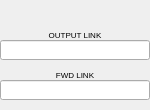
<?xml version="1.0" ?>
<ui version="4.0">
  <class>Dialog</class>
  <widget class="PyDMFrame" name="screen">
    <property name="geometry">
      <rect>
        <x>411</x>
        <y>434</y>
        <width>150</width>
        <height>110</height>
      </rect>
    </property>
    <property name="minimumSize">
      <size>
        <width>150</width>
        <height>110</height>
      </size>
    </property>
    <property name="styleSheet">
      <string notr="true">PyDMFrame#screen {
  color: rgb(0, 0, 0);
  background-color: rgb(187, 187, 187);
  }</string>
    </property>
    <property name="windowTitle">
      <string>xxBusyRecord</string>
    </property>
    <layout class="QGridLayout" name="gridLayout" columnstretch="150" rowstretch="20,10,10,20,10,30,10">
      <property name="leftMargin">
        <number>0</number>
      </property>
      <property name="topMargin">
        <number>0</number>
      </property>
      <property name="rightMargin">
        <number>0</number>
      </property>
      <property name="bottomMargin">
        <number>0</number>
      </property>
      <property name="horizontalSpacing">
        <number>0</number>
      </property>
      <property name="verticalSpacing">
        <number>0</number>
      </property>
      <item row="0" column="0">
        <widget class="PyDMEnumButton" name="choice_button">
          <property name="geometry">
            <rect>
              <x>0</x>
              <y>0</y>
              <width>150</width>
              <height>20</height>
            </rect>
          </property>
          <property name="sizePolicy">
            <sizepolicy hsizetype="Ignored" vsizetype="Ignored">
              <horstretch>0</horstretch>
              <verstretch>0</verstretch>
            </sizepolicy>
          </property>
          <property name="toolTip">
            <string>${P}${R}</string>
          </property>
          <property name="channel" stdset="0">
            <string>ca://${P}${R}</string>
          </property>
          <property name="font">
            <font>
              <pointsize>12</pointsize>
            </font>
          </property>
          <property name="orientation" stdset="0">
            <number>1</number>
          </property>
          <property name="horizontalSpacing" stdset="0">
            <number>0</number>
          </property>
          <property name="verticalSpacing" stdset="0">
            <number>0</number>
          </property>
          <property name="marginTop" stdset="0">
            <number>0</number>
          </property>
          <property name="marginBottom" stdset="0">
            <number>0</number>
          </property>
          <property name="marginLeft" stdset="0">
            <number>0</number>
          </property>
          <property name="marginRight" stdset="0">
            <number>0</number>
          </property>
          <property name="styleSheet">
            <string notr="true">PyDMEnumButton#choice_button {
  color: rgb(0, 0, 0);
  background-color: rgb(115, 223, 255);
  margin: 0px;
  padding: 0px;
  min-width: 0px;
  min-height: 0px;
  }
QPushButton {
  color: rgb(0, 0, 0);
  background-color: rgb(115, 223, 255);
  margin: 0px;
  padding: 0px;
  min-width: 0px;
  min-height: 0px;
  }</string>
          </property>
        </widget>
      </item>
      <item row="3" column="0">
        <widget class="PyDMLineEdit" name="text_entry">
          <property name="geometry">
            <rect>
              <x>0</x>
              <y>40</y>
              <width>150</width>
              <height>20</height>
            </rect>
          </property>
          <property name="sizePolicy">
            <sizepolicy hsizetype="Ignored" vsizetype="Ignored">
              <horstretch>0</horstretch>
              <verstretch>0</verstretch>
            </sizepolicy>
          </property>
          <property name="channel" stdset="0">
            <string>ca://${P}${R}.OUT</string>
          </property>
          <property name="toolTip">
            <string>${P}${R}.OUT</string>
          </property>
          <property name="displayFormat" stdset="0">
            <enum>PyDMLineEdit::String</enum>
          </property>
          <property name="font">
            <font>
              <pointsize>12</pointsize>
            </font>
          </property>
          <property name="styleSheet">
            <string notr="true">PyDMLineEdit#text_entry {
  color: rgb(0, 0, 0);
  background-color: rgb(164, 170, 255);
  border: 1px solid black;
  margin: 0px;
  padding: 0px;
  spacing: 0px;
  }</string>
          </property>
        </widget>
      </item>
      <item row="2" column="0">
        <widget class="QLabel" name="text">
          <property name="geometry">
            <rect>
              <x>0</x>
              <y>30</y>
              <width>150</width>
              <height>10</height>
            </rect>
          </property>
          <property name="sizePolicy">
            <sizepolicy hsizetype="Ignored" vsizetype="Ignored">
              <horstretch>0</horstretch>
              <verstretch>0</verstretch>
            </sizepolicy>
          </property>
          <property name="text">
            <string>OUTPUT LINK</string>
          </property>
          <property name="font">
            <font>
              <pointsize>6</pointsize>
            </font>
          </property>
          <property name="brush" stdset="0">
            <brush brushstyle="SolidPattern">
              <color alpha="255">
                <red>0</red>
                <green>0</green>
                <blue>0</blue>
              </color>
            </brush>
          </property>
          <property name="toolTip">
            <string>text</string>
          </property>
          <property name="alignment">
            <set>Qt::AlignCenter</set>
          </property>
          <property name="styleSheet">
            <string notr="true">QLabel#text {
  color: rgb(0, 0, 0);
  }</string>
          </property>
        </widget>
      </item>
      <item row="5" column="0">
        <widget class="PyDMFrame" name="composite">
          <property name="geometry">
            <rect>
              <x>0</x>
              <y>70</y>
              <width>150</width>
              <height>30</height>
            </rect>
          </property>
          <property name="sizePolicy">
            <sizepolicy hsizetype="Ignored" vsizetype="Ignored">
              <horstretch>0</horstretch>
              <verstretch>0</verstretch>
            </sizepolicy>
          </property>
          <layout class="QGridLayout" name="gridLayout_1" columnstretch="150" rowstretch="10,20">
            <property name="leftMargin">
              <number>0</number>
            </property>
            <property name="topMargin">
              <number>0</number>
            </property>
            <property name="rightMargin">
              <number>0</number>
            </property>
            <property name="bottomMargin">
              <number>0</number>
            </property>
            <property name="horizontalSpacing">
              <number>0</number>
            </property>
            <property name="verticalSpacing">
              <number>0</number>
            </property>
            <item row="1" column="0">
              <widget class="PyDMLineEdit" name="text_entry_1">
                <property name="geometry">
                  <rect>
                    <x>0</x>
                    <y>10</y>
                    <width>150</width>
                    <height>20</height>
                  </rect>
                </property>
                <property name="sizePolicy">
                  <sizepolicy hsizetype="Ignored" vsizetype="Ignored">
                    <horstretch>0</horstretch>
                    <verstretch>0</verstretch>
                  </sizepolicy>
                </property>
                <property name="channel" stdset="0">
                  <string>ca://${P}${R}.FLNK</string>
                </property>
                <property name="toolTip">
                  <string>${P}${R}.FLNK</string>
                </property>
                <property name="displayFormat" stdset="0">
                  <enum>PyDMLineEdit::String</enum>
                </property>
                <property name="font">
                  <font>
                    <pointsize>12</pointsize>
                  </font>
                </property>
                <property name="styleSheet">
                  <string notr="true">PyDMLineEdit#text_entry_1 {
  color: rgb(0, 0, 0);
  background-color: rgb(164, 170, 255);
  border: 1px solid black;
  margin: 0px;
  padding: 0px;
  spacing: 0px;
  }</string>
                </property>
              </widget>
            </item>
            <item row="0" column="0">
              <widget class="QLabel" name="text_1">
                <property name="geometry">
                  <rect>
                    <x>0</x>
                    <y>0</y>
                    <width>150</width>
                    <height>10</height>
                  </rect>
                </property>
                <property name="sizePolicy">
                  <sizepolicy hsizetype="Ignored" vsizetype="Ignored">
                    <horstretch>0</horstretch>
                    <verstretch>0</verstretch>
                  </sizepolicy>
                </property>
                <property name="text">
                  <string>FWD LINK</string>
                </property>
                <property name="font">
                  <font>
                    <pointsize>6</pointsize>
                  </font>
                </property>
                <property name="brush" stdset="0">
                  <brush brushstyle="SolidPattern">
                    <color alpha="255">
                      <red>0</red>
                      <green>0</green>
                      <blue>0</blue>
                    </color>
                  </brush>
                </property>
                <property name="toolTip">
                  <string>text_1</string>
                </property>
                <property name="alignment">
                  <set>Qt::AlignCenter</set>
                </property>
                <property name="styleSheet">
                  <string notr="true">QLabel#text_1 {
  color: rgb(0, 0, 0);
  }</string>
                </property>
              </widget>
            </item>
          </layout>
        </widget>
      </item>
    </layout>
    <zorder>choice_button</zorder>
    <zorder>text_entry</zorder>
    <zorder>text</zorder>
    <zorder>text_entry_1</zorder>
    <zorder>text_1</zorder>
    <zorder>composite</zorder>
  </widget>
  <customwidgets>
    <customwidget>
      <class>PyDMEnumButton</class>
      <extends>QWidget</extends>
      <header>pydm.widgets.enum_button</header>
    </customwidget>
    <customwidget>
      <class>PyDMLineEdit</class>
      <extends>QLineEdit</extends>
      <header>pydm.widgets.line_edit</header>
    </customwidget>
    <customwidget>
      <class>PyDMLabel</class>
      <extends>QLabel</extends>
      <header>pydm.widgets.label</header>
    </customwidget>
    <customwidget>
      <class>PyDMFrame</class>
      <extends>QFrame</extends>
      <header>pydm.widgets.frame</header>
    </customwidget>
  </customwidgets>
</ui>
